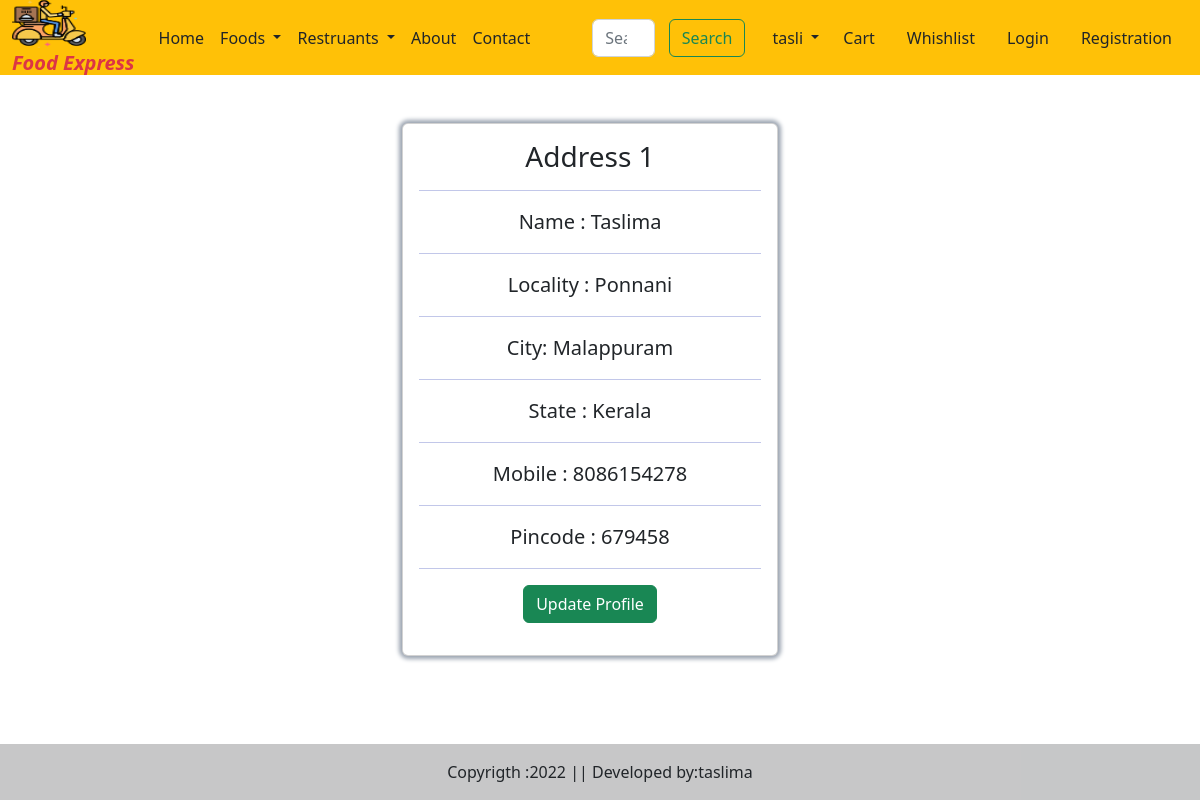
Screenshot of /address (signed in) with the database file from the repository.
### myapp/models.py (models this page shows, shortened)
class Customer(models.Model):
    STATE_CHOICES=(("Select State","Select State"),
        ("Andhra Pradesh","Andhra Pradesh"),
                       ("Arunachal Pradesh ","Arunachal Pradesh "),
                       ("Assam","Assam"),
                       ("Bihar","Bihar"),
                       ("Chhattisgarh","Chhattisgarh"),
                       ("Goa","Goa"),
                        ("Gujarat","Gujarat"),
                       ("Haryana","Haryana"),
                       ("Himachal Pradesh","Himachal Pradesh"),
                       ("Jammu and Kashmir ","Jammu and Kashmir "),
                       ("Jharkhand","Jharkhand"),
                       ("Karnataka","Karnataka"),
                       ("Kerala","Kerala"),
                       ("Madhya Pradesh","Madhya Pradesh"),
                       ("Maharashtra","Maharashtra"),
                       ("Manipur","Manipur"),
                       ("Meghalaya","Meghalaya"),
                       ("Mizoram","Mizoram"),
                       ("Nagaland","Nagaland"),
                       ("Odisha","Odisha"),
                       ("Punjab","Punjab"),
                       ("Rajasthan","Rajasthan"),
                       ("Sikkim","Sikkim"),
                       ("Tamil Nadu","Tamil Nadu"),
                       ("Telangana","Telangana"),
                       ("Tripura","Tripura"),
                       ("Uttar Pradesh","Uttar Pradesh"),
                       ("Uttarakhand","Uttarakhand"),
                       ("West Bengal","West Bengal"),
                       ("Andaman and Nicobar Islands","Andaman and Nicobar Islands"),
                       ("Chandigarh","Chandigarh"),
                       ("Dadra and Nagar Haveli","Dadra and Nagar Haveli"),
                       ("Daman and Diu","Daman and Diu"),
                       ("Lakshadweep","Lakshadweep"),
                       ("National Capital Territory of Delhi","National Capital Territory of Delhi"),
                       ("Puducherry","Puducherry"))
    user=models.ForeignKey(User, on_delete=models.CASCADE)
    name=models.CharField(max_length=200)
    locality=models.CharField(max_length=200)
    city=models.CharField(max_length=50)
    mobile=models.CharField(max_length=10)
    pincode=models.CharField(max_length=6)
    state=models.CharField(choices=STATE_CHOICES,max_length=100,default="Select state")

### myapp/views.py (the view)
# urls.py: path('address',views.Address,name='address'),
def Address(request):
    address=Customer.objects.filter(user=request.user)
    return render(request,'address.html',locals())

### myapp/templates/address.html (shortened to what this page needs)
{% extends 'base.html' %}
{% load static %}
{% block main-content %}
<div class="container py-5">
    <div class="row" >
        {% for add in address %}
        <div class="col-lg-8">
            <div class="card mb-4">
              <div class="card-body">
                <div class="row">
                  <div class="col-sm-3">
                    <h3>Address {{forloop.counter}}</h3>
                    <hr>
                    <p class="mb-0">Name : {{add.name}}</p>    <hr>
                    <p class="mb-0">Locality : {{add.locality}}</p>    <hr>
                    <p class="mb-0">City: {{add.city}}</p>    <hr>
                    <p class="mb-0">State : {{add.state}}</p>    <hr>
                    <p class="mb-0">Mobile : {{add.mobile}}</p>    <hr>
                    <p class="mb-0">Pincode : {{add.pincode}}</p>    <hr>
                    <p class="text-center"><a href="{% url 'update_address' pk=add.id %}" type="button" class="btn btn-success">Update Profile</a></p>
                    </div>
                </div>
            </div>
        </div>
        </div>
        </div>
        {% endfor %}
    </div>
{% endblock main-content %}

### myapp/templates/base.html (shortened to what this page needs)
<!DOCTYPE html>
{% load static %}
<html lang="en">
<head>
    <link href="https://cdn.jsdelivr.net/npm/bootstrap@5.2.3/dist/css/bootstrap.min.css" rel="stylesheet">
    <link rel="stylesheet" href="{% static 'css/owl.carousel.min.css' %}">
    <link rel="stylesheet" href="{% static 'css/all.min.css' %}">
    <link rel="stylesheet" href="{% static 'css/style.css' %}">
</head>
<body>
    <nav class="navbar navbar-expand-lg bg-warning ">
        <div class="container-fluid">
          <a class="navbar-brand" href="#">
            <img src="{% static '/images/logo.png' %}" width="70" height="50"><br>
           <span class="text-danger lh-1 fs-8 text fst-italic fw-bold" > Food Express</span>
          </a>
          <div class="collapse navbar-collapse" id="navbarSupportedContent">
            <ul class="navbar-nav me-auto mb-2 mb-lg-0">
              <li class="nav-item">
                <a class="nav-link text-dark active" aria-current="page" href="/">Home</a>
              </li>
              <li class="nav-item dropdown">
                <a class="nav-link dropdown-toggle text-dark" href="#" role="button" data-bs-toggle="dropdown" aria-expanded="false">
               Foods
                </a>
              </li>
              <li class="nav-item dropdown">
                <a class="nav-link dropdown-toggle text-dark" href="#" role="button" data-bs-toggle="dropdown" aria-expanded="false">
               Restruants
                </a>
              </li>
              <li class="nav-item">
                <a class="nav-link text-dark" href="{% url 'about' %}">About</a>
              </li>
              <li class="nav-item">
                <a class="nav-link text-dark" href="{% url 'contact' %}">Contact</a>
              </li>
            </ul>
            <form class="d-flex" role="search">
              <input class="form-control me-2" type="search" placeholder="Search" aria-label="Search">
              <button class="btn btn-outline-success" type="submit">Search</button>
            </form>
          </div>
          <ul class="navbar-nav me-auto mb-2 mb-lg-0">
            <li class="nav-item dropdown">
              <a class="nav-link dropdown-toggle text-dark" id="profileDropdown" href="#" role="button" data-bs-toggle="dropdown" aria-expanded="false">
          {{request.user}}
              </a>
            </li>
            <li class="nav-item mx-2">
              <a href="{% url 'cart'  %}" class="nav-link text-dark">Cart</a>
            </li>
            <li class="nav-item mx-2">
              <a href="#" class="nav-link text-dark">Whishlist</a>
            </li>
            <li class="nav-item mx-2">
              <a href="{% url 'login' %}" class="nav-link text-dark">Login</a>
            </li>
            <li class="nav-item mx-2">
              <a href="{% url 'customer-registration' %}" class="nav-link text-dark">Registration</a>
            </li>
          </ul>
        </div>
      </nav>
 {% block main-content %}{% endblock main-content %}
 <br>
 <br>
 <footer  class="bg-light text-center text-lg-start fixed-bottom" >
  <div class="text-center p-3" style="background-color: rgba(0, 0, 0, 0.2);">
    Copyrigth :2022 || Developed by:taslima
  </div>
 </footer>
</body>
</html>

### myapp/static/css/style.css (style rules this page uses)
img, svg { vertical-align: middle; width: 60%; }
button, input, optgroup, select, textarea { margin: 19px; font-family: inherit; font-size: inherit; line-height: inherit; margin-left: 54px; padding: 8px; border-radius: 6px; flex-flow: wrap; }

### myapp/templates/base.html (style rules this page uses)
.bg-warning { height: 75px; }
.me-2 { margin-right: -2.5rem!important; }

### myapp/templates/address.html (style rules this page uses)
.col-sm-3 { text-align: center; width: 100%; }
.mb-0 { font-size: 20px; }
.mb-4 { margin-left: 22.5rem; box-shadow: 0 0 4px 3px #9ba4b1; }
hr { color: #0e22a7; }

### rows the page displays
Customer: name "Taslima", locality "Ponnani", city "Malappuram", state "Kerala", mobile "8086154278", pincode "679458"

### other values shown
{{ request.user }} "tasli"
